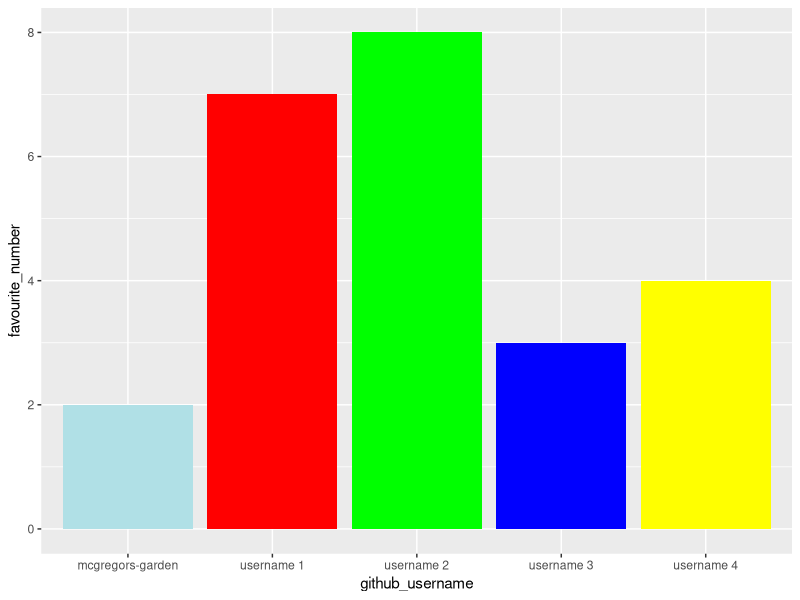

Recreate this plot in R.
## ---- chunk 1
library(tidyverse) 
## ---- chunk 2
team_data <- tibble(
  name = c("Salman", "member 1", "member 2", 
           "member 3", "member 4"),
  github_username = c("mcgregors-garden", "username 1", "username 2", 
                      "username 3", "username 4"), 
  colour = c("powderblue", "red", "green", 
             "blue", "yellow"),
  hobby = c("Chess", "Reading", "Walking", 
            "Running", "baking"),
  favourite_number = c(2, 7, 8, 3, 4)
  )

team_data
## ---- chunk 3
p1 <- ggplot(data = team_data, 
             mapping = aes(x = github_username, 
                           y = favourite_number,
                           fill = colour), 
             ) +
   geom_col() +
   scale_fill_identity()
p1
